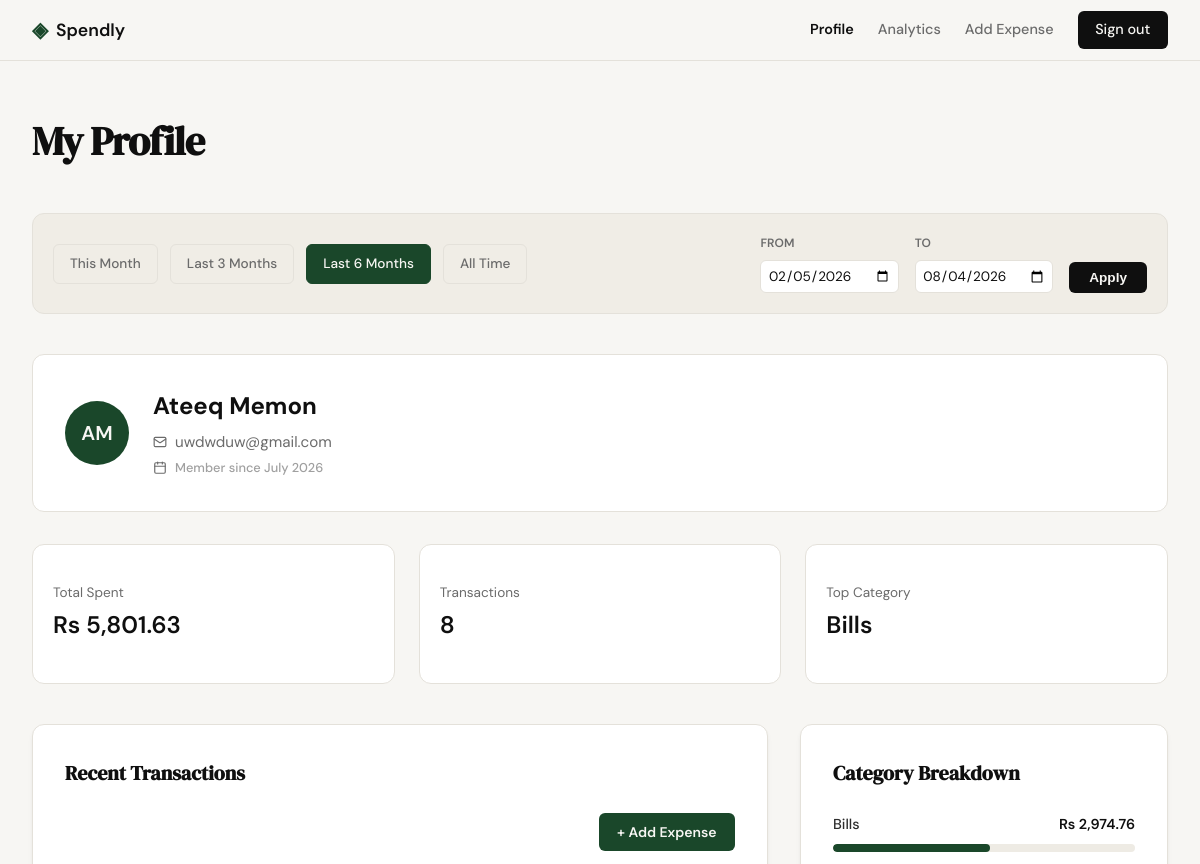
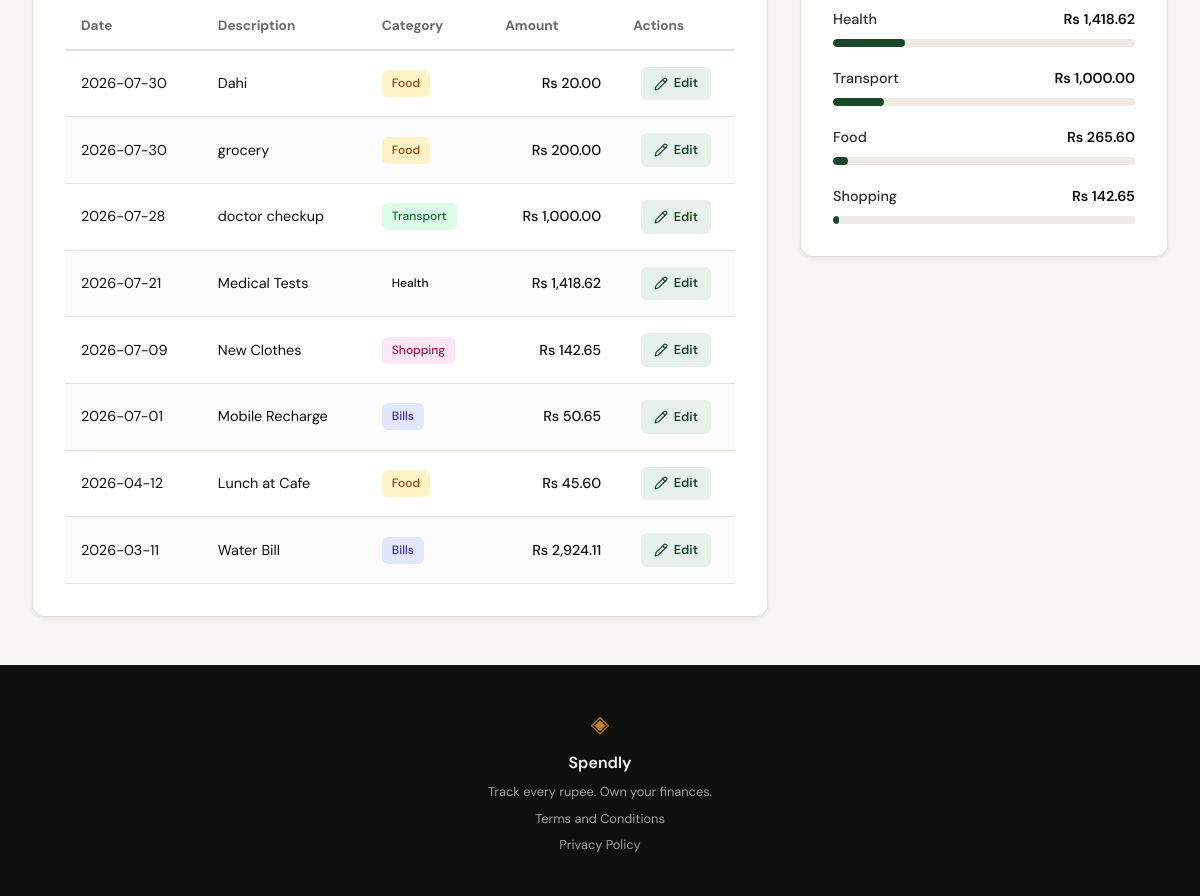
/profile?date_from=2026-02-05&date_to=2026-08-04 (signed in), run on the app's committed database (2 pictures, top to bottom).
### tables this page shows
CREATE TABLE users (
                id INTEGER PRIMARY KEY AUTOINCREMENT,
                name TEXT NOT NULL,
                email TEXT UNIQUE NOT NULL,
                password_hash TEXT NOT NULL,
                created_at TEXT DEFAULT (datetime('now'))
            );

CREATE TABLE expenses (
                id INTEGER PRIMARY KEY AUTOINCREMENT,
                user_id INTEGER NOT NULL,
                amount REAL NOT NULL,
                category TEXT NOT NULL,
                date TEXT NOT NULL,
                description TEXT,
                created_at TEXT DEFAULT (datetime('now')),
                FOREIGN KEY (user_id) REFERENCES users (id)
            );

### app.py (the view)
@app.route("/profile")
def profile():
    if not session.get("user_id"):
        flash("Please log in to access your profile.", "error")
        return redirect(url_for("login"))
    user_id = session["user_id"]
    date_from = request.args.get("date_from")
    date_to = request.args.get("date_to")
    validated_from = None
    validated_to = None
    if date_from and date_to:
        try:
            validated_from = datetime.strptime(date_from, "%Y-%m-%d").date()
            validated_to = datetime.strptime(date_to, "%Y-%m-%d").date()
            if validated_from > validated_to:
                flash("Start date must be before end date.", "error")
                validated_from = validated_to = None
        except ValueError:
            validated_from = validated_to = None # Explicitly reset
    today = datetime.now().date()
    presets = {
        "this_month": {
            "label": "This Month",
            "from": datetime(today.year, today.month, 1).date(),
            "to": today
        },
        "last_3_months": {
            "label": "Last 3 Months",
            "from": today - timedelta(days=90), # Approx 3 months
            "to": today
        },
        "last_6_months": {
            "label": "Last 6 Months",
            "from": today - timedelta(days=180), # Approx 6 months
            "to": today
        },
        "all_time": {
            "label": "All Time",
            "from": None,
            "to": None
        }
    }
    user_info = get_user_by_id(user_id)
    if not user_info:
        flash("User profile not found.", "error")
        return redirect(url_for("login"))
    stats = get_summary_stats(user_id, date_from=validated_from, date_to=validated_to)
    txs = get_recent_transactions(user_id, date_from=validated_from, date_to=validated_to)
    cats = get_category_breakdown(user_id, date_from=validated_from, date_to=validated_to)
    profile_data = {
        "user": {
            "name": user_info["name"],
            "email": user_info["email"],
            "initials": "".join([n[0].upper() for n in user_info["name"].split()]),
            "joined": user_info["member_since"]
        },
        "stats": {
            "total_spent": f"Rs {stats['total_spent']:,.2f}",
            "tx_count": stats["transaction_count"],
            "top_category": stats["top_category"]
        },
        "transactions": [
            {
                "id": tx["id"],
                "date": tx["date"],
                "desc": tx["desc"],
                "category": tx["category"],
                "amount": f"Rs {tx['amount']:,.2f}"
            }
            for tx in txs
        ],
        "categories": [
            {
                "name": cat["name"],
                "amount": f"Rs {cat['amount']:,.2f}",
                "percent": cat["pct"]
            }
            for cat in cats
        ]
    }
    return render_template("profile.html", profile=profile_data, date_from=validated_from, date_to=validated_to, presets=presets)

### database/db.py (called while the page is built)
def get_db():
    conn = sqlite3.connect(DB_PATH)
    conn.row_factory = sqlite3.Row
    conn.execute("PRAGMA foreign_keys = ON")
    return conn

### database/queries.py (called while the page is built)
def get_user_by_id(user_id):
    with get_db() as conn:
        row = conn.execute('SELECT name, email, created_at FROM users WHERE id = ?', (user_id,)).fetchone()
        if not row:
            return None
        try:
            dt = datetime.strptime(row['created_at'], '%Y-%m-%d %H:%M:%S')
            member_since = dt.strftime('%B %Y')
        except (ValueError, TypeError):
            member_since = "Unknown"
        return {
            "name": row['name'],
            "email": row['email'],
            "member_since": member_since
        }

### templates/profile.html (shortened to what this page needs)
{% extends "base.html" %}
{% block content %}
<div class="profile-container">
    <header class="profile-header">
        <h1 class="profile-title">My Profile</h1>
    </header>
    <section class="profile-filter-bar">
        <div class="filter-presets">
            {% for id, preset in presets.items() %}
            <a href="{{ url_for('profile', date_from=preset.from, date_to=preset.to) }}"
               class="filter-btn {{ 'active' if (date_from == preset.from and date_to == preset.to) else '' }}">
                {{ preset.label }}
            </a>
            {% endfor %}
        </div>
        <form class="filter-custom-range" method="GET" action="{{ url_for('profile') }}">
            <div class="input-group">
                <label for="date_from">From</label>
                <input type="date" id="date_from" name="date_from" value="{{ date_from or '' }}">
            </div>
            <div class="input-group">
                <label for="date_to">To</label>
                <input type="date" id="date_to" name="date_to" value="{{ date_to or '' }}">
            </div>
            <button type="submit" class="btn-apply">Apply</button>
        </form>
    </section>
    <section class="profile-user-card">
        <div class="user-info-wrapper">
            <div class="avatar-circle">
                {{ profile.user.initials }}
            </div>
            <div class="user-details">
                <h2 class="user-name">{{ profile.user.name }}</h2>
                <div class="user-email-row">
                    <i data-lucide="mail" class="inline-icon"></i>
                    <span class="user-email">{{ profile.user.email }}</span>
                </div>
                <div class="user-meta-row">
                    <i data-lucide="calendar" class="inline-icon"></i>
                    <span class="user-meta">Member since {{ profile.user.joined }}</span>
                </div>
            </div>
        </div>
    </section>
    <section class="profile-stats-row">
        <div class="summary-card">
            <div class="stat-content">
                <span class="stat-label">Total Spent</span>
                <span class="stat-value">{{ profile.stats.total_spent }}</span>
            </div>
        </div>
        <div class="summary-card">
            <div class="stat-content">
                <span class="stat-label">Transactions</span>
                <span class="stat-value">{{ profile.stats.tx_count }}</span>
            </div>
        </div>
        <div class="summary-card">
            <div class="stat-content">
                <span class="stat-label">Top Category</span>
                <span class="stat-value">{{ profile.stats.top_category }}</span>
            </div>
        </div>
    </section>
    <div class="profile-grid">
        <section class="profile-section">
            <div class="dashboard-card">
                <h3 class="section-title">Recent Transactions</h3>
                <div class="table-actions">
                    <a href="{{ url_for('add_expense') }}" class="btn-add-expense">+ Add Expense</a>
                </div>
                <div class="table-responsive">
                    <table class="dashboard-table">
                        <thead>
                            <tr>
                                <th>Date</th>
                                <th>Description</th>
                                <th>Category</th>
                                <th class="text-right">Amount</th>
                                <th class="text-center">Actions</th>
                            </tr>
                        </thead>
                        <tbody>
                            {% for tx in profile.transactions %}
                            <tr>
                                <td>{{ tx.date }}</td>
                                <td>{{ tx.desc }}</td>
                                <td>
                                    <span class="category-badge badge-{{ tx.category|lower }}">
                                        {{ tx.category }}
                                    </span>
                                </td>
                                <td class="text-right amount">{{ tx.amount }}</td>
                                <td class="text-center">
                                    <a href="{{ url_for('edit_expense', id=tx.id) }}" class="action-btn action-edit" title="Edit expense">
                                        <i data-lucide="pencil" class="action-icon"></i>
                                        <span>Edit</span>
                                    </a>
                                </td>
                            </tr>
                            {% endfor %}
                        </tbody>
                    </table>
                </div>
            </div>
        </section>
        <section class="profile-section">
            <div class="dashboard-card">
                <h3 class="section-title">Category Breakdown</h3>
                <div class="category-list">
                    {% for cat in profile.categories %}
                    <div class="category-item">
                        <div class="category-info">
                            <span class="cat-name">{{ cat.name }}</span>
                            <span class="cat-amount">{{ cat.amount }}</span>
                        </div>
                        <div class="progress-bar-container">
                            <div class="progress-bar" style="width: {{ cat.percent }}%;"></div>
                        </div>
                    </div>
                    {% endfor %}
                </div>
            </div>
        </section>
    </div>
</div>
{% endblock %}

### data on the page
users: user.name "Ateeq Memon", user.email "uwdwduw@gmail.com"
expenses: date "2026-07-30", desc "Dahi", category "Food", amount "Rs 20.00"
expenses: date "2026-07-30", desc "grocery", category "Food", amount "Rs 200.00"
expenses: date "2026-07-28", desc "doctor checkup", category "Transport", amount "Rs 1,000.00"
expenses: date "2026-07-21", desc "Medical Tests", category "Health", amount "Rs 1,418.62"
expenses: date "2026-07-09", desc "New Clothes", category "Shopping", amount "Rs 142.65"
expenses: date "2026-07-01", desc "Mobile Recharge", category "Bills", amount "Rs 50.65"
expenses: date "2026-04-12", desc "Lunch at Cafe", category "Food", amount "Rs 45.60"
expenses: date "2026-03-11", desc "Water Bill", category "Bills", amount "Rs 2,924.11"

### other printed values
{{ preset.label }} "This Month" "Last 3 Months" "Last 6 Months" "All Time"
{{ profile.user.initials }} "AM"
{{ profile.user.joined }} "July 2026"
{{ profile.stats.total_spent }} "Rs 5,801.63"
{{ profile.stats.tx_count }} "8"
{{ profile.stats.top_category }} "Bills"
{{ cat.name }} "Bills" "Health" "Transport" "Food" "Shopping"
{{ cat.amount }} "Rs 2,974.76" "Rs 1,418.62" "Rs 1,000.00" "Rs 265.60" "Rs 142.65"
